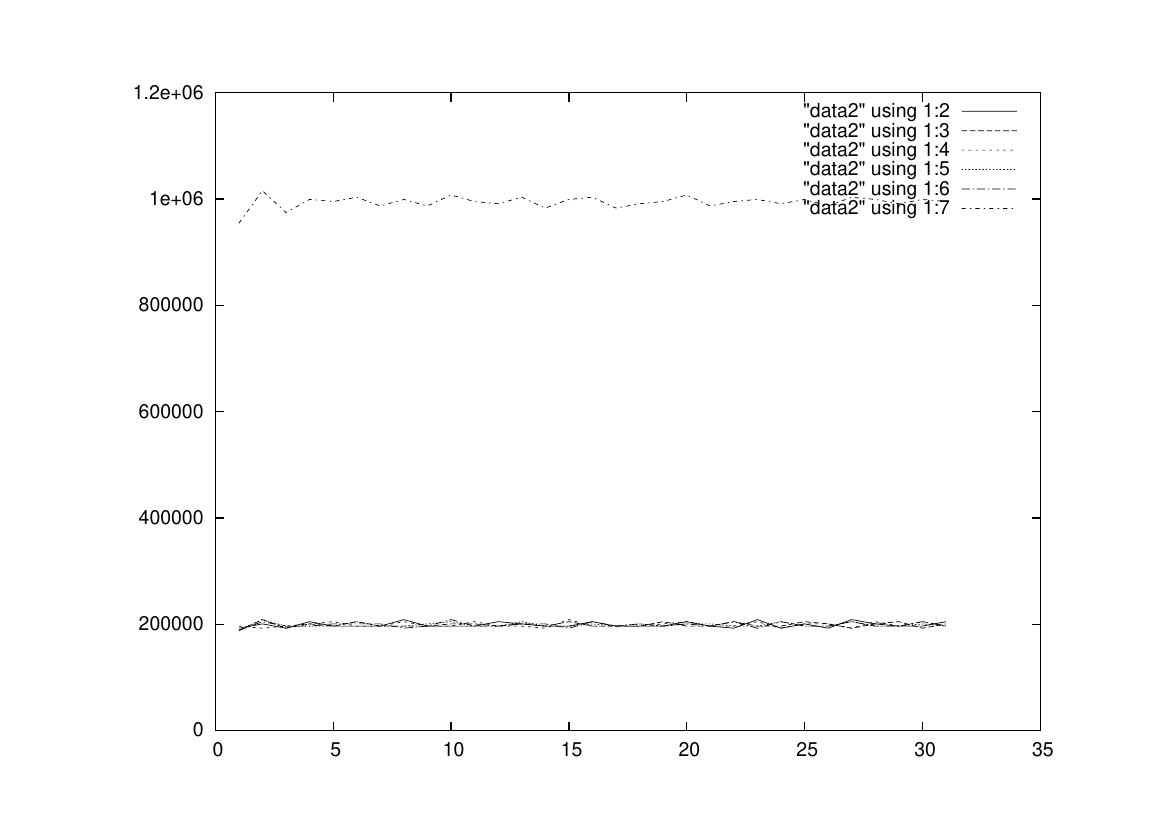

Generate this figure with gnuplot:
set term postscript
set output "plot2.ps"
set yrange [0:]
plot "data2" using 1:2 with lines, "data2" using 1:3 with lines, "data2" using 1:4 with lines, "data2" using 1:5 with lines, "data2" using 1:6 with lines, "data2" using 1:7 with lines



